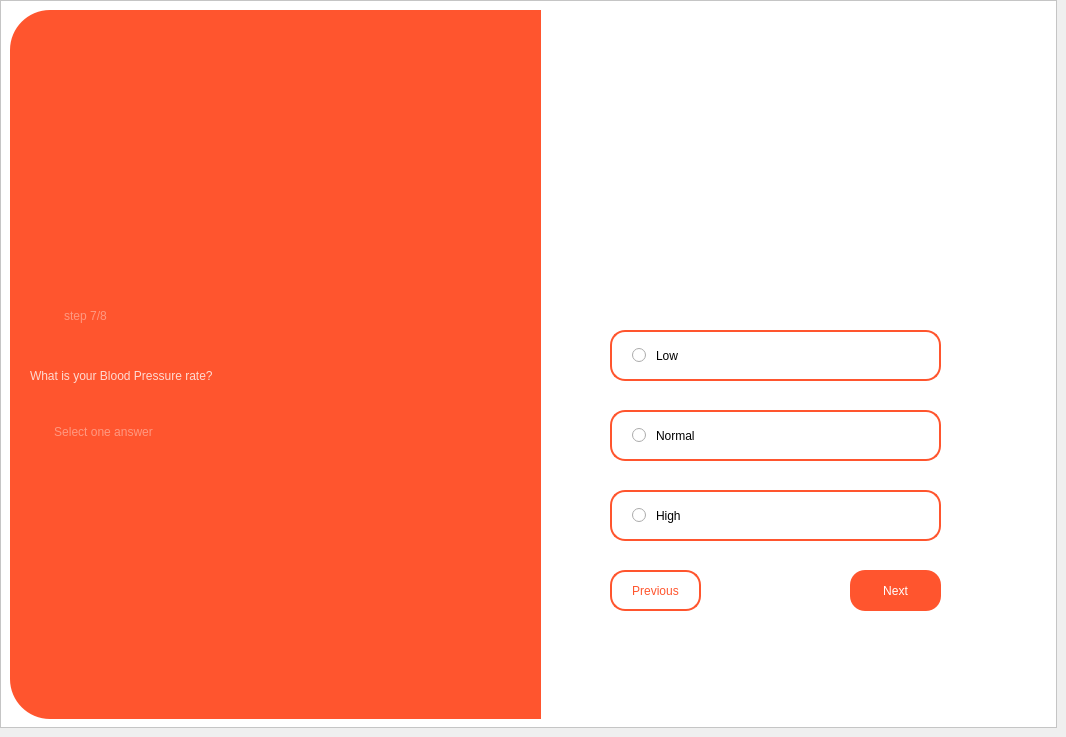
    <widget class="QWidget" name="q7">
     <widget class="QFrame" name="frame_14">
      <property name="geometry">
       <rect>
        <x>0</x>
        <y>0</y>
        <width>1057</width>
        <height>728</height>
       </rect>
      </property>
      <property name="styleSheet">
       <string notr="true">background-color: rgb(255, 255, 255);</string>
      </property>
      <property name="frameShape">
       <enum>QFrame::StyledPanel</enum>
      </property>
      <property name="frameShadow">
       <enum>QFrame::Raised</enum>
      </property>
      <widget class="QFrame" name="frame_15">
       <property name="geometry">
        <rect>
         <x>10</x>
         <y>10</y>
         <width>531</width>
         <height>709</height>
        </rect>
       </property>
       <property name="styleSheet">
        <string notr="true">background-color: rgb(255, 85, 46);
border-top-left-radius: 40px;
border-bottom-left-radius: 40px;</string>
       </property>
       <property name="frameShape">
        <enum>QFrame::StyledPanel</enum>
       </property>
       <property name="frameShadow">
        <enum>QFrame::Raised</enum>
       </property>
       <widget class="QLabel" name="label_29">
        <property name="geometry">
         <rect>
          <x>20</x>
          <y>330</y>
          <width>281</width>
          <height>71</height>
         </rect>
        </property>
        <property name="styleSheet">
         <string notr="true">font: 81 25pt &quot;Urbanist ExtraBold&quot;;
color: rgba(255, 255, 255, 200);
background-color: transparent;</string>
        </property>
        <property name="text">
         <string>What is your Blood Pressure rate?</string>
        </property>
        <property name="alignment">
         <set>Qt::AlignLeading|Qt::AlignLeft|Qt::AlignVCenter</set>
        </property>
        <property name="wordWrap">
         <bool>true</bool>
        </property>
       </widget>
       <widget class="QLabel" name="label_30">
        <property name="geometry">
         <rect>
          <x>15</x>
          <y>280</y>
          <width>121</width>
          <height>51</height>
         </rect>
        </property>
        <property name="styleSheet">
         <string notr="true">font: 81 20pt &quot;Urbanist ExtraBold&quot;;
color: rgba(255, 255, 255, 100);
background-color: transparent;</string>
        </property>
        <property name="text">
         <string>step 7/8</string>
        </property>
        <property name="alignment">
         <set>Qt::AlignCenter</set>
        </property>
        <property name="wordWrap">
         <bool>true</bool>
        </property>
       </widget>
       <widget class="QLabel" name="label_31">
        <property name="geometry">
         <rect>
          <x>23</x>
          <y>406</y>
          <width>141</width>
          <height>31</height>
         </rect>
        </property>
        <property name="styleSheet">
         <string notr="true">font: 81 12pt &quot;Urbanist ExtraBold&quot;;
color: rgba(255, 255, 255, 100);
background-color: transparent;</string>
        </property>
        <property name="text">
         <string>Select one answer</string>
        </property>
        <property name="alignment">
         <set>Qt::AlignCenter</set>
        </property>
        <property name="wordWrap">
         <bool>true</bool>
        </property>
       </widget>
      </widget>
      <widget class="QRadioButton" name="radio13">
       <property name="geometry">
        <rect>
         <x>610</x>
         <y>330</y>
         <width>331</width>
         <height>51</height>
        </rect>
       </property>
       <property name="styleSheet">
        <string notr="true">QRadioButton{
border: 1.5px solid rgb(255, 85, 46);
border-radius: 15px;
spacing: 10px;
padding-left: 20px;
font: 81 10pt &quot;Urbanist ExtraBold&quot;;
}
QRadioButton::indicator:checked {
border-radius: 6px;
border: 4px solid rgb(255, 85, 46);
background-color: transparent;
}
QRadioButton:checked {
background-color: rgba(255, 85, 46, 40);
}
QRadioButton:hover {
background-color: rgba(255, 85, 46, 20);
}</string>
       </property>
       <property name="text">
        <string>Low</string>
       </property>
      </widget>
      <widget class="QRadioButton" name="radio14">
       <property name="geometry">
        <rect>
         <x>610</x>
         <y>410</y>
         <width>331</width>
         <height>51</height>
        </rect>
       </property>
       <property name="styleSheet">
        <string notr="true">QRadioButton{
border: 1.5px solid rgb(255, 85, 46);
border-radius: 15px;
spacing: 10px;
padding-left: 20px;
font: 81 10pt &quot;Urbanist ExtraBold&quot;;
}
QRadioButton::indicator:checked {
border-radius: 6px;
border: 4px solid rgb(255, 85, 46);
background-color: transparent;
}
QRadioButton:checked {
background-color: rgba(255, 85, 46, 40);
}
QRadioButton:hover {
background-color: rgba(255, 85, 46, 20);
}</string>
       </property>
       <property name="text">
        <string>Normal</string>
       </property>
      </widget>
      <widget class="QPushButton" name="nextq7">
       <property name="geometry">
        <rect>
         <x>850</x>
         <y>570</y>
         <width>91</width>
         <height>41</height>
        </rect>
       </property>
       <property name="styleSheet">
        <string notr="true">QPushButton{
background-color: rgb(255, 85, 46);
border-radius: 15px;
color: rgb(255, 255, 255);
font: 87 9pt &quot;Urbanist Black&quot;;
}
QPushButton:hover{
background-color: rgba(255, 85, 46, 200);
}</string>
       </property>
       <property name="text">
        <string>Next</string>
       </property>
      </widget>
      <widget class="QLabel" name="label_32">
       <property name="geometry">
        <rect>
         <x>650</x>
         <y>70</y>
         <width>251</width>
         <height>231</height>
        </rect>
       </property>
       <property name="text">
        <string/>
       </property>
       <property name="pixmap">
        <pixmap resource="resources.qrc">:/assets/blood-pressure.png</pixmap>
       </property>
       <property name="scaledContents">
        <bool>true</bool>
       </property>
      </widget>
      <widget class="QPushButton" name="backq7">
       <property name="geometry">
        <rect>
         <x>610</x>
         <y>570</y>
         <width>91</width>
         <height>41</height>
        </rect>
       </property>
       <property name="styleSheet">
        <string notr="true">QPushButton{
background-color: rgb(255, 255, 255);
border-radius: 15px;
border: 2px solid rgb(255, 85, 46);
color: rgb(255, 85, 46);
font: 87 9pt &quot;Urbanist Black&quot;;
}
QPushButton:hover{
background-color: rgba(255, 85, 46, 50);
}</string>
       </property>
       <property name="text">
        <string>Previous</string>
       </property>
      </widget>
      <widget class="QRadioButton" name="radio14_2">
       <property name="geometry">
        <rect>
         <x>610</x>
         <y>490</y>
         <width>331</width>
         <height>51</height>
        </rect>
       </property>
       <property name="styleSheet">
        <string notr="true">QRadioButton{
border: 1.5px solid rgb(255, 85, 46);
border-radius: 15px;
spacing: 10px;
padding-left: 20px;
font: 81 10pt &quot;Urbanist ExtraBold&quot;;
}
QRadioButton::indicator:checked {
border-radius: 6px;
border: 4px solid rgb(255, 85, 46);
background-color: transparent;
}
QRadioButton:checked {
background-color: rgba(255, 85, 46, 40);
}
QRadioButton:hover {
background-color: rgba(255, 85, 46, 20);
}</string>
       </property>
       <property name="text">
        <string>High</string>
       </property>
      </widget>
     </widget>
    </widget>
